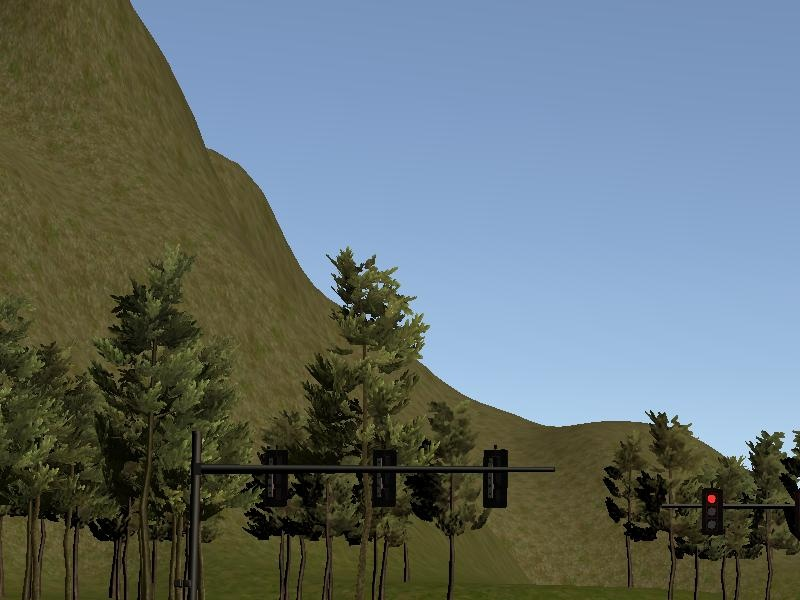
#> input picture traffic_light_detection/simulation/simulation_images/red_light_images/camera_image--1546656127.6.jpeg, 800 x 600 px
$ jupyter execute simulator.ipynb   (shell and % lines are left out)
#> lines starting #> are read from the running program, lines starting #| are printed output that depends on the picture; after the words box and inside, x2 and y2 are one past the last pixel; in counts of white or black regions, pixels touching at a corner belong together
# Detecting red lights in the simulator

The goal of this jupyter notebook is to detect red red lights using opencv functions and methods. In order to do so we will use the HSV color model. Furthermore this method works because there is not other red thing in the simulation

[cell 1]
import cv2
import os
import numpy as np
import matplotlib.pyplot as plt


images_dir = "./simulation_images/"
minimum_red_image = "red_light_images/camera_image--1546656127.6.jpeg"
yellow_image = "yellow_light_images/camera_image--1546658160.44.jpeg"


red_min_image = cv2.imread(os.path.join(images_dir, minimum_red_image))
#> red_min_image is the input picture: shape (600, 800, 3); mean B, G, R 112.6, 111.7, 99.8
yellow_image = cv2.imread(os.path.join(images_dir, yellow_image))
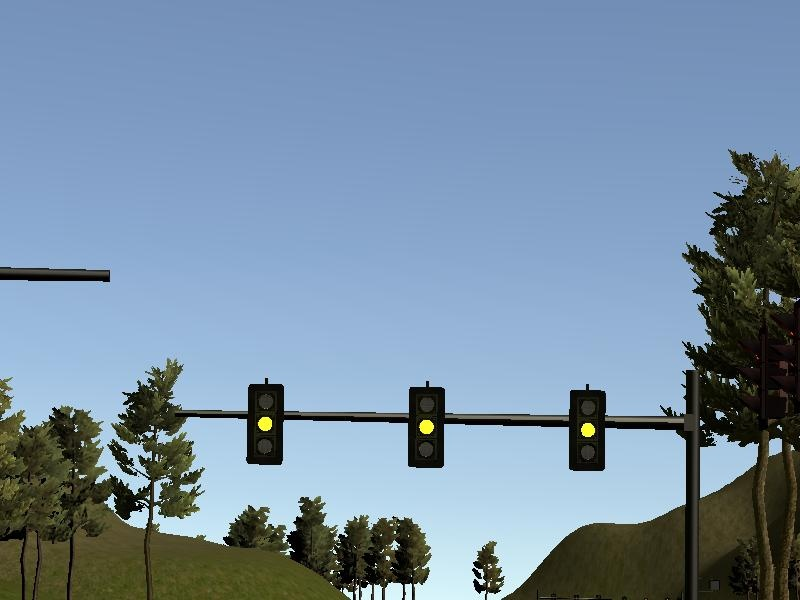
#> input picture traffic_light_detection/simulation/simulation_images/yellow_light_images/camera_image--1546658160.44.jpeg, 800 x 600 px
#> yellow_image is the input picture: shape (600, 800, 3); mean B, G, R 161.8, 141.2, 118.9

[cell 2]
RED_PIXEL_MIN_NUMBER = 100 # For 600x800 images


def get_red_mask(image):

    # Convert BGR to HSV
    img_hsv = cv2.cvtColor(image, cv2.COLOR_BGR2HSV)

    # red lower mask (0-10)
    lower_red = np.array([0,100,100])
    upper_red = np.array([10,255,255])
    mask0 = cv2.inRange(img_hsv, lower_red, upper_red)

    # Red upper mask
    lower_red = np.array([170,100,100])
    upper_red = np.array([180,255,255])
    mask1 = cv2.inRange(img_hsv, lower_red, upper_red)

    # join my masks
    mask = mask0+mask1
    return mask


def get_masked_image(image):

    mask = get_red_mask(image)

    # set my output img to zero everywhere except my mask
    output_img = image.copy()
    output_img[np.where(mask==0)] = 0

    cv2.imshow('my image',output_img)
    cv2.waitKey(10)


def get_red_pixel_number(image):
    mask = get_red_mask(image)
    return np.count_nonzero(mask)

[cell 3]
def red_light_in_folder(folder):
#> called with folder = 'red_light_images'
    images_folder = os.path.join(images_dir, folder)
    for filename in os.listdir(images_folder):
        if ".jpeg" in filename:
            img = cv2.imread(os.path.join(images_folder, filename))
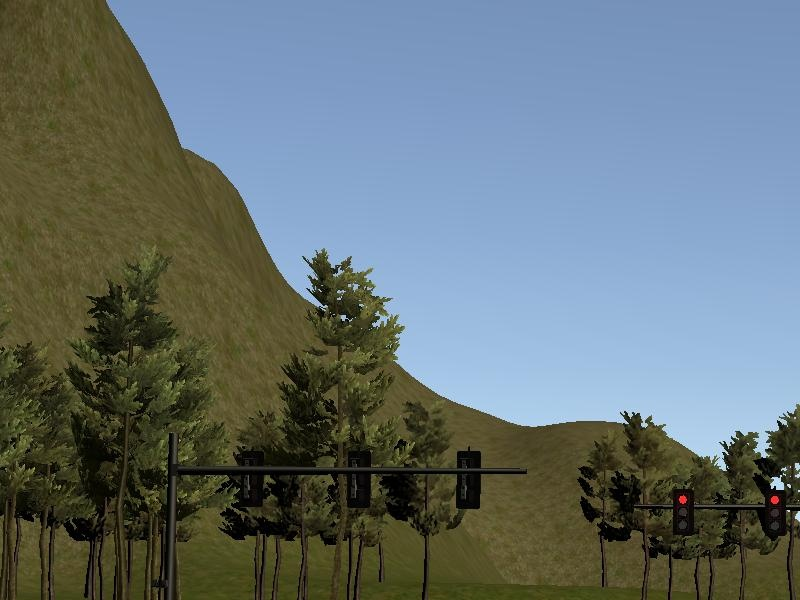
#> input picture traffic_light_detection/simulation/simulation_images/red_light_images/camera_image--1546656126.44.jpeg, 800 x 600 px
#> img is the input picture: shape (600, 800, 3); mean B, G, R 116.2, 113.7, 101.1
            red_pixels = get_red_pixel_number(img)
#> in get_red_mask, `img_hsv = cv2.cvtColor(image, cv2.COLOR_BGR2HSV)`: img_hsv: shape (600, 800, 3); mean H, S, V 65.3, 110.8, 133.9
#> in get_red_mask, `mask0 = cv2.inRange(img_hsv, lower_red, upper_red)`:
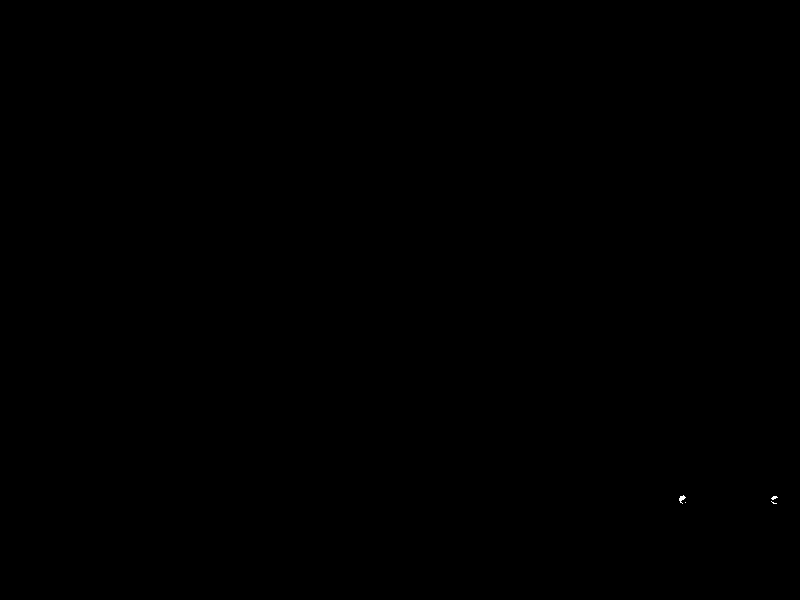
#> mask0: shape (600, 800); 0.01% white in thin lines or dots, all inside (x1, y1, x2, y2) = (679, 495, 778, 504)
#> in get_red_mask, `mask1 = cv2.inRange(img_hsv, lower_red, upper_red)`: mask1: shape (600, 800); 0.01% white in thin lines or dots, all inside (x1, y1, x2, y2) = (681, 498, 779, 504)
#> in get_red_mask, `mask = mask0+mask1`: mask: shape (600, 800); 0.02% white; 2 white regions, box (x1, y1, x2, y2) and area: (771, 496, 779, 504) 52, (679, 495, 687, 504) 50
#> red_pixels = 102
            print("{} : {}".format(filename, red_pixels))
#| camera_image--1546656126.44.jpeg : 102
#> pass 2 of the loop in red_light_in_folder, `for filename in os.listdir(images_folder):`:
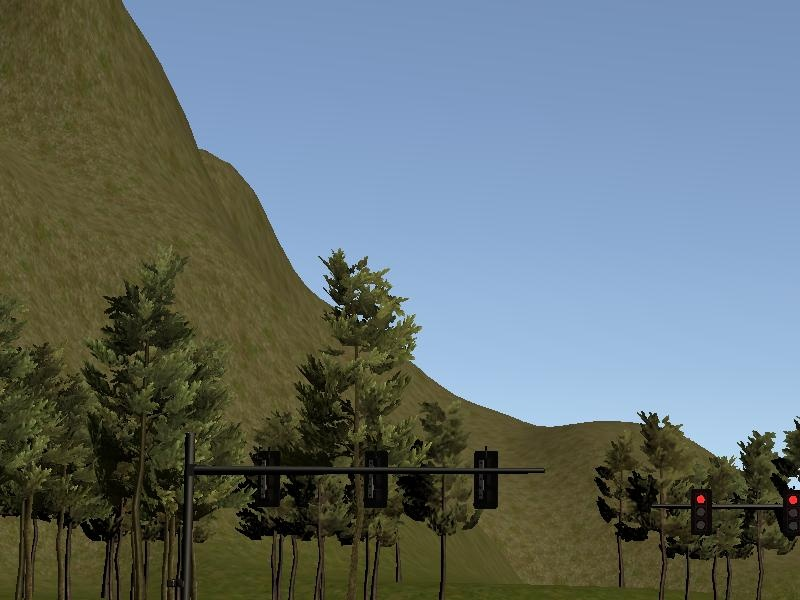
#> input picture traffic_light_detection/simulation/simulation_images/red_light_images/camera_image--1546656127.0.jpeg, 800 x 600 px
#> in red_light_in_folder, img is the input picture: shape (600, 800, 3); mean B, G, R 113.8, 112.4, 100.3
#> img_hsv: shape (600, 800, 3); mean H, S, V 64.2, 111.6, 132.2
#> in get_red_mask (call 2), `mask0 = cv2.inRange(img_hsv, lower_red, upper_red)`:
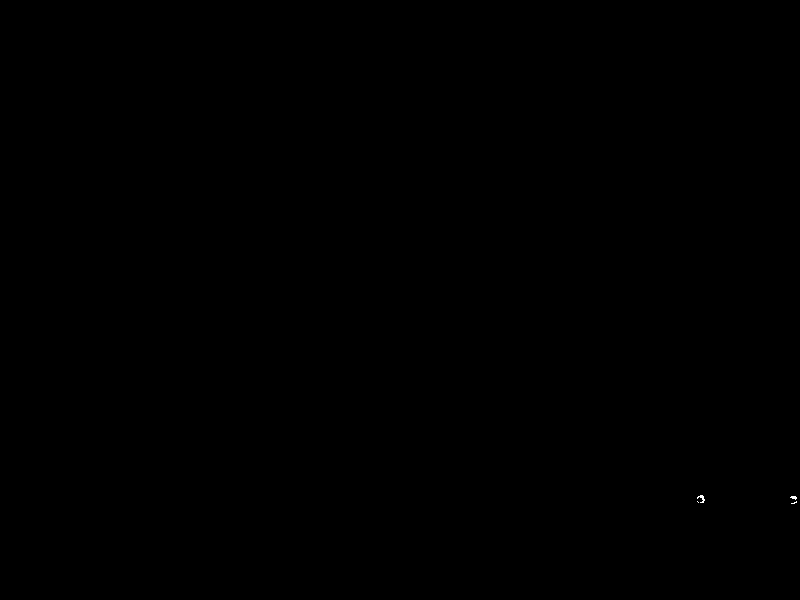
#> mask0: shape (600, 800); 0.01% white in thin lines or dots, all inside (x1, y1, x2, y2) = (697, 495, 797, 504)
#> mask1: shape (600, 800); 0.01% white; 2 white regions, box (x1, y1, x2, y2) and area: (789, 498, 797, 503) 29, (697, 497, 703, 503) 21
#> mask: shape (600, 800); 0.02% white; 2 white regions, box (x1, y1, x2, y2) and area: (789, 496, 797, 504) 55, (697, 495, 705, 503) 52
#> red_pixels = 107
#| camera_image--1546656127.0.jpeg : 107
#> pass 3 of the loop in red_light_in_folder, `for filename in os.listdir(images_folder):`:
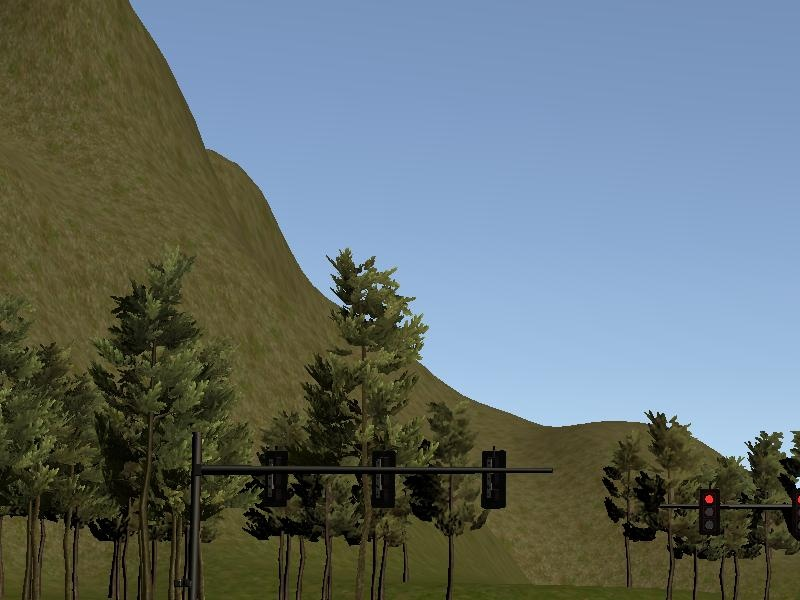
#> input picture traffic_light_detection/simulation/simulation_images/red_light_images/camera_image--1546656127.24.jpeg, 800 x 600 px
#> in red_light_in_folder, img is the input picture: shape (600, 800, 3); mean B, G, R 112.7, 111.8, 99.9
#> img_hsv: shape (600, 800, 3); mean H, S, V 63.7, 111.8, 131.3
#> in get_red_mask (call 3), `mask0 = cv2.inRange(img_hsv, lower_red, upper_red)`:
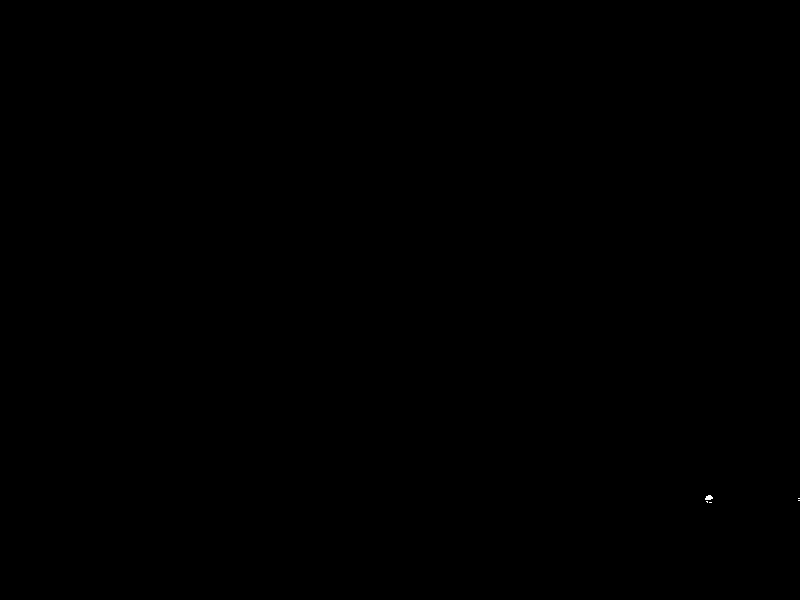
#> mask0: shape (600, 800); 0.01% white; 5 white regions (4 under 20 px), largest, box (x1, y1, x2, y2) and area: (705, 495, 713, 500) 30
#> mask1: shape (600, 800); 0% white in thin lines or dots, all inside (x1, y1, x2, y2) = (706, 496, 800, 503)
#> mask: shape (600, 800); 0.01% white; 2 white regions (1 under 20 px), largest, box (x1, y1, x2, y2) and area: (705, 495, 713, 503) 51
#> red_pixels = 62
#| camera_image--1546656127.24.jpeg : 62
#> the loop made 4 passes; the first 3 are shown

red_light_in_folder("red_light_images")
